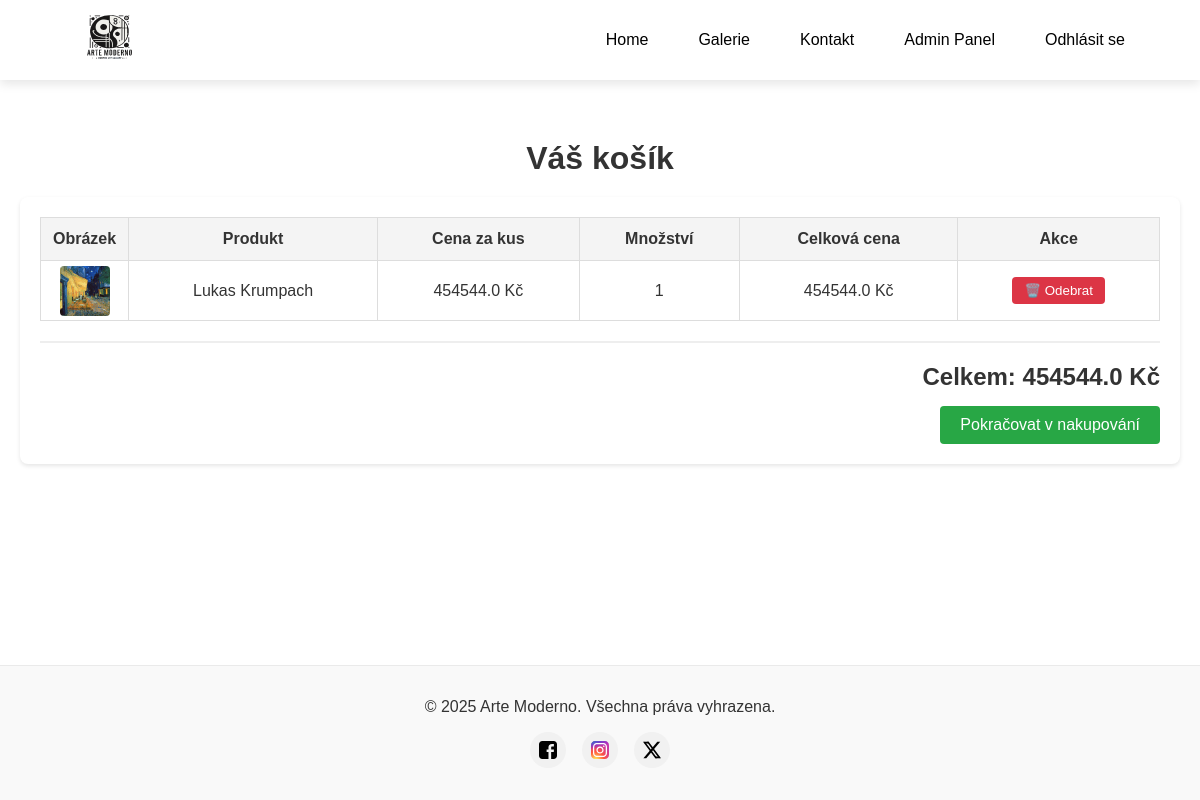
The page /cart/view (signed in) on the database its author committed.
### app/models.py (models this page shows, shortened)
class CartItem(db.Model):
    id = db.Column(db.Integer, primary_key=True)
    user_id = db.Column(db.Integer, db.ForeignKey('user.id'), nullable=False)
    product_id = db.Column(db.Integer, db.ForeignKey('product.id', ondelete="CASCADE"), nullable=False)
    quantity = db.Column(db.Integer, default=1, nullable=False)
    product = db.relationship('Product', backref=db.backref('cart_items', cascade='all, delete'))

class Product(db.Model):
    id = db.Column(db.Integer, primary_key=True)
    position_id = db.Column(db.Integer, unique=True, nullable=False)
    name = db.Column(db.String(150), nullable=False)
    description = db.Column(db.Text, nullable=True)
    price = db.Column(db.Float, nullable=False)
    image_filename = db.Column(db.String(300), nullable=True)  # Název souboru obrázku
    stock = db.Column(db.Integer, nullable=False, default=0)
    created_at = db.Column(db.DateTime, default=datetime.utcnow)

### app/views/cart_routes.py (the view)
@cart.route('/view', methods=['GET'])
@login_required
def view_cart():
    orphaned_items = CartItem.query.filter(~CartItem.product.has()).all()
    for item in orphaned_items:
        db.session.delete(item)
    db.session.commit()
    cart_items = CartItem.query.filter_by(user_id=current_user.id).all()
    total_price = sum(item.product.price * item.quantity for item in cart_items)
    return render_template('cart.html', cart_items=cart_items, total_price=total_price)

### app/templates/cart.html (shortened to what this page needs)
{% extends "layout.html" %} {% block title %}Košík{% endblock %} {% block
content %}
<div class="cart-wrapper">
  <h1>Váš košík</h1>
  <div class="cart-container">
    {% if cart_items %}
    <table class="cart-table">
      <thead>
        <tr>
          <th>Obrázek</th>
          <th>Produkt</th>
          <th>Cena za kus</th>
          <th>Množství</th>
          <th>Celková cena</th>
          <th>Akce</th>
        </tr>
      </thead>
      <tbody>
        {% for item in cart_items %}
        <tr class="cart-item-row" data-product-id="{{ item.product.id }}">
          <td class="image-cell">
            {% if item.product.image_filename %}
            <div class="image-container">
              <img
                src="{{ url_for('static', filename='uploads/' ~ item.product.image_filename) }}"
                alt="{{ item.product.name }}"
                class="product-thumbnail"
              />
            </div>
            {% else %}
            <div class="image-container no-image">
              <span>Žádný obrázek</span>
            </div>
            {% endif %}
          </td>
          <td>{{ item.product.name }}</td>
          <td>{{ item.product.price }} Kč</td>
          <td>{{ item.quantity }}</td>
          <td>{{ item.product.price * item.quantity }} Kč</td>
          <td>
            <button
              class="remove-from-cart btn-delete"
              data-product-id="{{ item.product.id }}"
            >
              🗑️ Odebrat
            </button>
          </td>
        </tr>
        {% endfor %}
      </tbody>
    </table>
    <div class="cart-summary">
      <h2>Celkem: {{ total_price }} Kč</h2>
      <a href="{{ url_for('views.galerie') }}" class="btn-continue"
        >Pokračovat v nakupování</a
      >
    </div>
    {% endif %}
  </div>
</div>
{% endblock %}

### app/static/css/main.css (style rules this page uses)
* { margin: 0; padding: 0; box-sizing: border-box; }
body { font-family: "Montserrat", sans-serif; color: #333; background-color: #ffffff; display: flex; flex-direction: column; min-height: 100vh; }

### app/templates/cart.html (style rules this page uses)
.cart-wrapper { max-width: 1200px; margin: 0 auto; padding: 20px; }
h1 { color: #333; text-align: center; margin-bottom: 20px; }
.cart-container { background-color: white; border-radius: 8px; box-shadow: 0 2px 4px rgba(0, 0, 0, 0.1); padding: 20px; }
.cart-table { width: 100%; border-collapse: collapse; margin-bottom: 20px; }
.cart-table th, .cart-table td { border: 1px solid #ddd; padding: 12px; text-align: center; }
.cart-table th { background-color: #f4f4f4; color: #333; font-weight: 600; }
.image-cell { width: 60px; height: 60px; padding: 4px !important; }
.image-container { width: 50px; height: 50px; display: flex; align-items: center; justify-content: center; margin: 0 auto; background-color: #f8f9fa; border-radius: 4px; overflow: hidden; }
.product-thumbnail { width: 50px; height: 50px; object-fit: cover; display: block; }
.btn-delete { background-color: #dc3545; color: white; border: none; padding: 6px 12px; border-radius: 4px; cursor: pointer; transition: background-color 0.2s; }
.cart-summary { text-align: right; margin-top: 20px; padding-top: 20px; border-top: 2px solid #eee; }
.cart-summary h2 { color: #333; margin-bottom: 15px; }
.btn-continue { display: inline-block; background-color: #28a745; color: white; padding: 10px 20px; text-decoration: none; border-radius: 4px; transition: background-color 0.2s; }

### rows shown on the page
CartItem: image_filename (picture), product.name "Lukas Krumpach", product.price "454544.0", quantity "1", item.product.price*item.quantity "454544.0"

### other values the page prints
{{ total_price }} "454544.0"
